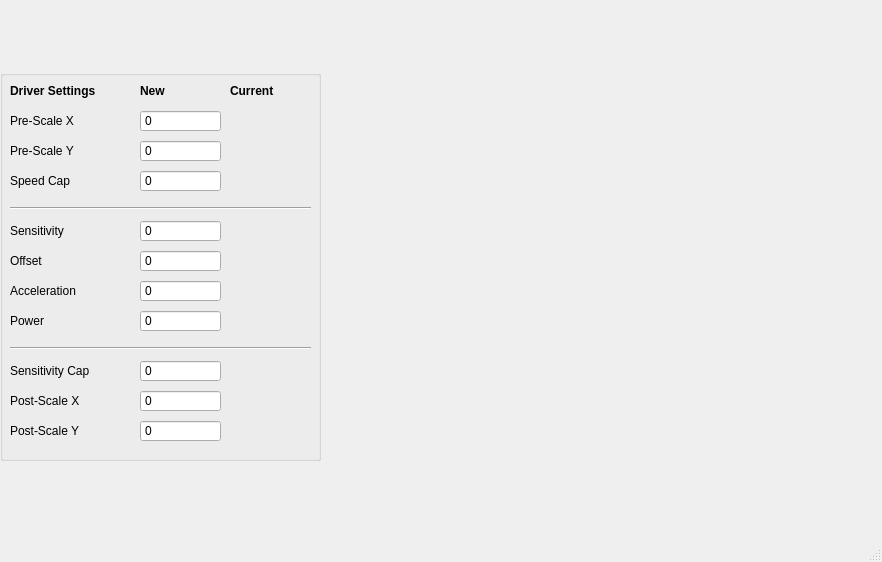
<?xml version="1.0" encoding="UTF-8"?>
<ui version="4.0">
 <class>MainWindow</class>
 <widget class="QMainWindow" name="MainWindow">
  <property name="enabled">
   <bool>true</bool>
  </property>
  <property name="geometry">
   <rect>
    <x>0</x>
    <y>0</y>
    <width>882</width>
    <height>562</height>
   </rect>
  </property>
  <property name="windowTitle">
   <string>LEETMOUSE</string>
  </property>
  <widget class="QWidget" name="ui">
   <property name="enabled">
    <bool>true</bool>
   </property>
   <widget class="QGroupBox" name="Settings">
    <property name="geometry">
     <rect>
      <x>0</x>
      <y>70</y>
      <width>321</width>
      <height>391</height>
     </rect>
    </property>
    <property name="title">
     <string/>
    </property>
    <widget class="QDoubleSpinBox" name="Sensitivity">
     <property name="geometry">
      <rect>
       <x>140</x>
       <y>150</y>
       <width>81</width>
       <height>22</height>
      </rect>
     </property>
     <property name="buttonSymbols">
      <enum>QAbstractSpinBox::NoButtons</enum>
     </property>
     <property name="showGroupSeparator" stdset="0">
      <bool>true</bool>
     </property>
     <property name="suffix">
      <string/>
     </property>
     <property name="decimals">
      <number>0</number>
     </property>
     <property name="maximum">
      <double>999999999999999.000000000000000</double>
     </property>
    </widget>
    <widget class="QLabel" name="label">
     <property name="geometry">
      <rect>
       <x>10</x>
       <y>150</y>
       <width>111</width>
       <height>22</height>
      </rect>
     </property>
     <property name="text">
      <string>Sensitivity</string>
     </property>
    </widget>
    <widget class="QDoubleSpinBox" name="Acceleration">
     <property name="geometry">
      <rect>
       <x>140</x>
       <y>210</y>
       <width>81</width>
       <height>22</height>
      </rect>
     </property>
     <property name="buttonSymbols">
      <enum>QAbstractSpinBox::NoButtons</enum>
     </property>
     <property name="showGroupSeparator" stdset="0">
      <bool>true</bool>
     </property>
     <property name="suffix">
      <string/>
     </property>
     <property name="decimals">
      <number>0</number>
     </property>
     <property name="maximum">
      <double>999999999999999.000000000000000</double>
     </property>
    </widget>
    <widget class="QLabel" name="label_2">
     <property name="geometry">
      <rect>
       <x>10</x>
       <y>210</y>
       <width>111</width>
       <height>22</height>
      </rect>
     </property>
     <property name="text">
      <string>Acceleration</string>
     </property>
    </widget>
    <widget class="QLabel" name="label_3">
     <property name="geometry">
      <rect>
       <x>10</x>
       <y>10</y>
       <width>111</width>
       <height>22</height>
      </rect>
     </property>
     <property name="font">
      <font>
       <weight>75</weight>
       <bold>true</bold>
      </font>
     </property>
     <property name="text">
      <string>Driver Settings</string>
     </property>
    </widget>
    <widget class="QLabel" name="label_4">
     <property name="geometry">
      <rect>
       <x>140</x>
       <y>10</y>
       <width>41</width>
       <height>22</height>
      </rect>
     </property>
     <property name="font">
      <font>
       <weight>75</weight>
       <bold>true</bold>
      </font>
     </property>
     <property name="text">
      <string>New</string>
     </property>
    </widget>
    <widget class="QLabel" name="label_5">
     <property name="geometry">
      <rect>
       <x>230</x>
       <y>10</y>
       <width>61</width>
       <height>22</height>
      </rect>
     </property>
     <property name="font">
      <font>
       <weight>75</weight>
       <bold>true</bold>
      </font>
     </property>
     <property name="text">
      <string>Current</string>
     </property>
    </widget>
    <widget class="QLabel" name="label_6">
     <property name="geometry">
      <rect>
       <x>10</x>
       <y>290</y>
       <width>111</width>
       <height>22</height>
      </rect>
     </property>
     <property name="text">
      <string>Sensitivity Cap</string>
     </property>
    </widget>
    <widget class="QDoubleSpinBox" name="SensitivityCap">
     <property name="geometry">
      <rect>
       <x>140</x>
       <y>290</y>
       <width>81</width>
       <height>22</height>
      </rect>
     </property>
     <property name="buttonSymbols">
      <enum>QAbstractSpinBox::NoButtons</enum>
     </property>
     <property name="showGroupSeparator" stdset="0">
      <bool>true</bool>
     </property>
     <property name="suffix">
      <string/>
     </property>
     <property name="decimals">
      <number>0</number>
     </property>
     <property name="maximum">
      <double>999999999999999.000000000000000</double>
     </property>
    </widget>
    <widget class="QLabel" name="label_8">
     <property name="geometry">
      <rect>
       <x>10</x>
       <y>180</y>
       <width>111</width>
       <height>22</height>
      </rect>
     </property>
     <property name="text">
      <string>Offset</string>
     </property>
    </widget>
    <widget class="QDoubleSpinBox" name="Offset">
     <property name="geometry">
      <rect>
       <x>140</x>
       <y>180</y>
       <width>81</width>
       <height>22</height>
      </rect>
     </property>
     <property name="buttonSymbols">
      <enum>QAbstractSpinBox::NoButtons</enum>
     </property>
     <property name="showGroupSeparator" stdset="0">
      <bool>true</bool>
     </property>
     <property name="suffix">
      <string/>
     </property>
     <property name="decimals">
      <number>0</number>
     </property>
     <property name="maximum">
      <double>999999999999999.000000000000000</double>
     </property>
    </widget>
    <widget class="QDoubleSpinBox" name="Power">
     <property name="geometry">
      <rect>
       <x>140</x>
       <y>240</y>
       <width>81</width>
       <height>22</height>
      </rect>
     </property>
     <property name="buttonSymbols">
      <enum>QAbstractSpinBox::NoButtons</enum>
     </property>
     <property name="showGroupSeparator" stdset="0">
      <bool>true</bool>
     </property>
     <property name="suffix">
      <string/>
     </property>
     <property name="decimals">
      <number>0</number>
     </property>
     <property name="maximum">
      <double>999999999999999.000000000000000</double>
     </property>
    </widget>
    <widget class="QLabel" name="label_9">
     <property name="geometry">
      <rect>
       <x>10</x>
       <y>240</y>
       <width>111</width>
       <height>22</height>
      </rect>
     </property>
     <property name="text">
      <string>Power</string>
     </property>
    </widget>
    <widget class="QLabel" name="label_10">
     <property name="geometry">
      <rect>
       <x>10</x>
       <y>40</y>
       <width>111</width>
       <height>22</height>
      </rect>
     </property>
     <property name="text">
      <string>Pre-Scale X</string>
     </property>
    </widget>
    <widget class="QDoubleSpinBox" name="PreScaleX">
     <property name="geometry">
      <rect>
       <x>140</x>
       <y>40</y>
       <width>81</width>
       <height>22</height>
      </rect>
     </property>
     <property name="buttonSymbols">
      <enum>QAbstractSpinBox::NoButtons</enum>
     </property>
     <property name="showGroupSeparator" stdset="0">
      <bool>true</bool>
     </property>
     <property name="suffix">
      <string/>
     </property>
     <property name="decimals">
      <number>0</number>
     </property>
     <property name="maximum">
      <double>999999999999999.000000000000000</double>
     </property>
    </widget>
    <widget class="QDoubleSpinBox" name="PreScaleY">
     <property name="geometry">
      <rect>
       <x>140</x>
       <y>70</y>
       <width>81</width>
       <height>22</height>
      </rect>
     </property>
     <property name="buttonSymbols">
      <enum>QAbstractSpinBox::NoButtons</enum>
     </property>
     <property name="showGroupSeparator" stdset="0">
      <bool>true</bool>
     </property>
     <property name="suffix">
      <string/>
     </property>
     <property name="decimals">
      <number>0</number>
     </property>
     <property name="maximum">
      <double>999999999999999.000000000000000</double>
     </property>
    </widget>
    <widget class="QLabel" name="label_11">
     <property name="geometry">
      <rect>
       <x>10</x>
       <y>70</y>
       <width>111</width>
       <height>22</height>
      </rect>
     </property>
     <property name="text">
      <string>Pre-Scale Y</string>
     </property>
    </widget>
    <widget class="QDoubleSpinBox" name="SpeedCap">
     <property name="geometry">
      <rect>
       <x>140</x>
       <y>100</y>
       <width>81</width>
       <height>22</height>
      </rect>
     </property>
     <property name="buttonSymbols">
      <enum>QAbstractSpinBox::NoButtons</enum>
     </property>
     <property name="showGroupSeparator" stdset="0">
      <bool>true</bool>
     </property>
     <property name="suffix">
      <string/>
     </property>
     <property name="decimals">
      <number>0</number>
     </property>
     <property name="maximum">
      <double>999999999999999.000000000000000</double>
     </property>
    </widget>
    <widget class="QLabel" name="label_12">
     <property name="geometry">
      <rect>
       <x>10</x>
       <y>100</y>
       <width>111</width>
       <height>22</height>
      </rect>
     </property>
     <property name="text">
      <string>Speed Cap</string>
     </property>
    </widget>
    <widget class="Line" name="line">
     <property name="geometry">
      <rect>
       <x>10</x>
       <y>130</y>
       <width>301</width>
       <height>16</height>
      </rect>
     </property>
     <property name="orientation">
      <enum>Qt::Horizontal</enum>
     </property>
    </widget>
    <widget class="Line" name="line_2">
     <property name="geometry">
      <rect>
       <x>10</x>
       <y>270</y>
       <width>301</width>
       <height>16</height>
      </rect>
     </property>
     <property name="orientation">
      <enum>Qt::Horizontal</enum>
     </property>
    </widget>
    <widget class="QDoubleSpinBox" name="PostScaleX">
     <property name="geometry">
      <rect>
       <x>140</x>
       <y>320</y>
       <width>81</width>
       <height>22</height>
      </rect>
     </property>
     <property name="buttonSymbols">
      <enum>QAbstractSpinBox::NoButtons</enum>
     </property>
     <property name="showGroupSeparator" stdset="0">
      <bool>true</bool>
     </property>
     <property name="suffix">
      <string/>
     </property>
     <property name="decimals">
      <number>0</number>
     </property>
     <property name="maximum">
      <double>999999999999999.000000000000000</double>
     </property>
    </widget>
    <widget class="QLabel" name="label_13">
     <property name="geometry">
      <rect>
       <x>10</x>
       <y>320</y>
       <width>111</width>
       <height>22</height>
      </rect>
     </property>
     <property name="text">
      <string>Post-Scale X</string>
     </property>
    </widget>
    <widget class="QLabel" name="label_14">
     <property name="geometry">
      <rect>
       <x>10</x>
       <y>350</y>
       <width>111</width>
       <height>22</height>
      </rect>
     </property>
     <property name="text">
      <string>Post-Scale Y</string>
     </property>
    </widget>
    <widget class="QDoubleSpinBox" name="PostScaleY">
     <property name="geometry">
      <rect>
       <x>140</x>
       <y>350</y>
       <width>81</width>
       <height>22</height>
      </rect>
     </property>
     <property name="buttonSymbols">
      <enum>QAbstractSpinBox::NoButtons</enum>
     </property>
     <property name="showGroupSeparator" stdset="0">
      <bool>true</bool>
     </property>
     <property name="suffix">
      <string/>
     </property>
     <property name="decimals">
      <number>0</number>
     </property>
     <property name="maximum">
      <double>999999999999999.000000000000000</double>
     </property>
    </widget>
   </widget>
   <widget class="PlotWidget" name="PlotCurve" native="true">
    <property name="geometry">
     <rect>
      <x>340</x>
      <y>70</y>
      <width>531</width>
      <height>391</height>
     </rect>
    </property>
   </widget>
  </widget>
  <widget class="QStatusBar" name="StatusBar"/>
 </widget>
 <customwidgets>
  <customwidget>
   <class>PlotWidget</class>
   <extends>QWidget</extends>
   <header>pyqtgraph</header>
   <container>1</container>
  </customwidget>
 </customwidgets>
 <resources/>
 <connections/>
</ui>
